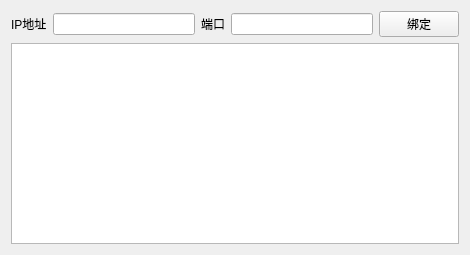
<?xml version="1.0" encoding="UTF-8"?>
<ui version="4.0">
 <class>Widget</class>
 <widget class="QWidget" name="Widget">
  <property name="geometry">
   <rect>
    <x>0</x>
    <y>0</y>
    <width>470</width>
    <height>255</height>
   </rect>
  </property>
  <property name="windowTitle">
   <string>Widget</string>
  </property>
  <layout class="QVBoxLayout" name="verticalLayout">
   <item>
    <layout class="QHBoxLayout" name="horizontalLayout">
     <item>
      <widget class="QLabel" name="label">
       <property name="text">
        <string>IP地址</string>
       </property>
      </widget>
     </item>
     <item>
      <widget class="QLineEdit" name="IP_LE"/>
     </item>
     <item>
      <widget class="QLabel" name="label_2">
       <property name="text">
        <string>端口</string>
       </property>
      </widget>
     </item>
     <item>
      <widget class="QLineEdit" name="Port_LE"/>
     </item>
     <item>
      <widget class="QPushButton" name="pushButton">
       <property name="text">
        <string>绑定</string>
       </property>
      </widget>
     </item>
    </layout>
   </item>
   <item>
    <widget class="QTextEdit" name="textEdit"/>
   </item>
  </layout>
 </widget>
 <resources/>
 <connections/>
</ui>
